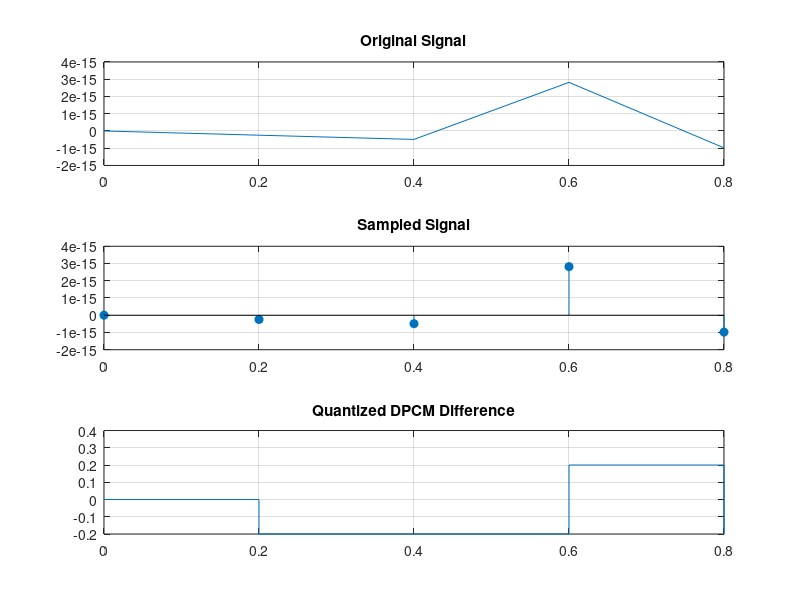

This chart was generated by the following MATLAB code:
clc; clear; close all;

% Inputs
Fs = input('Enter sampling frequency: ');
fm = input('Enter message signal frequency: ');
L  = input('Enter number of quantization levels: ');

% Message signal
t = 0:1/Fs:1-1/Fs;
s = sin(2*pi*fm*t);

% Quantizer
xmin = -1; xmax = 1;
step = (xmax-xmin)/L;
codebook = xmin:step:xmax-step;

% DPCM: predict → difference → quantize
qdiff = zeros(size(s));
prev = 0;

for n = 2:length(s)
    diff = s(n) - s(n-1);     % predictor = previous sample
    [~, idx] = min(abs(diff - codebook));
    qdiff(n) = codebook(idx);
end

% Plots
figure;
subplot(3,1,1); plot(t,s); title('Original Signal'); grid on;
subplot(3,1,2); stem(t,s,'filled'); title('Sampled Signal'); grid on;
subplot(3,1,3); stairs(t,qdiff); title('Quantized DPCM Difference'); grid on;